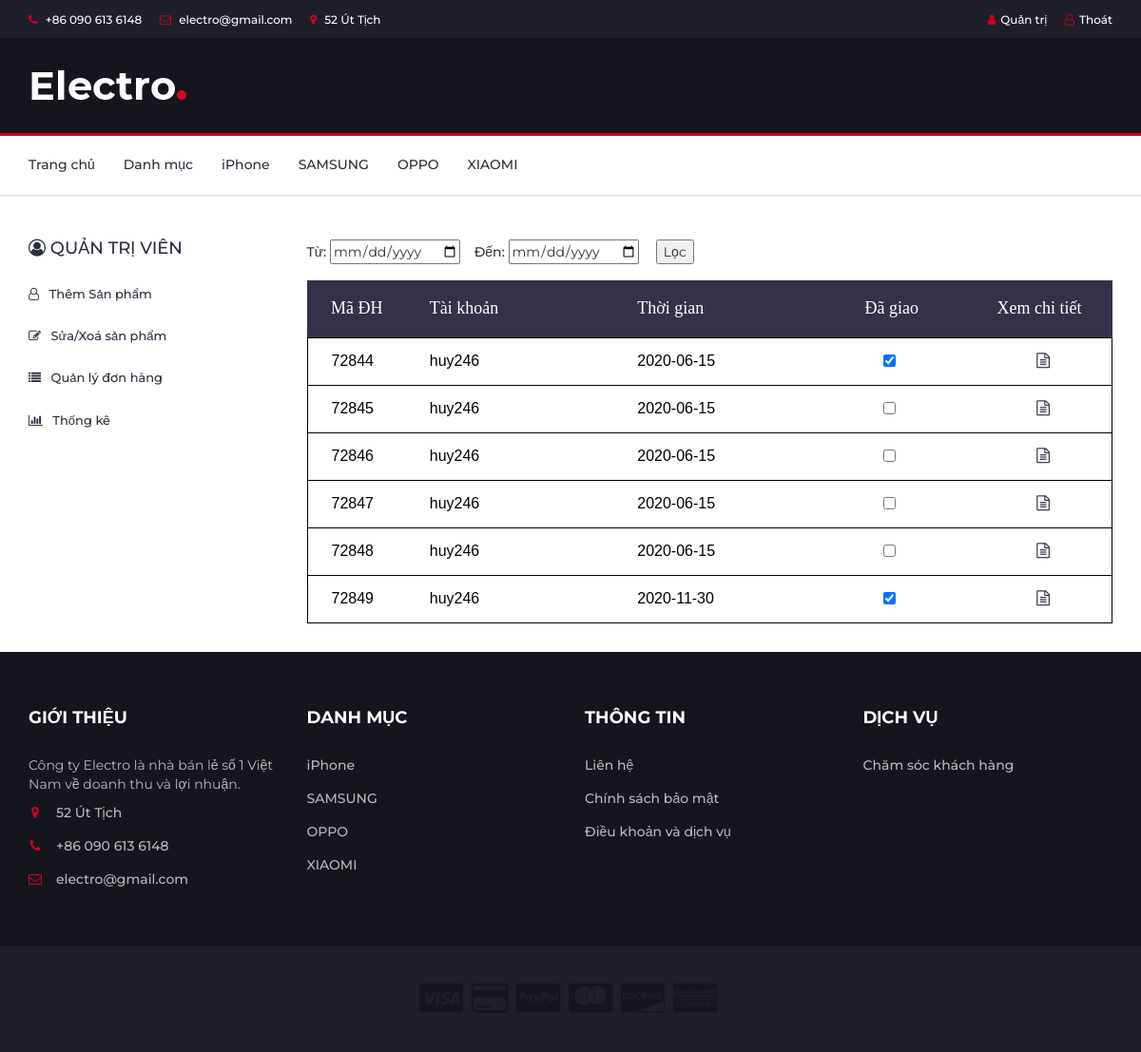
Screenshot of /Electro/admin_quanly.php with the database file from the repository.
### tables this page shows
CREATE TABLE `don_hang` (
  `id` int(5) NOT NULL,
  `cus_id` int(5) NOT NULL,
  `pro_id` int(5) NOT NULL,
  `ngay` date NOT NULL,
  `trang_thai` varchar(200) NOT NULL
);

CREATE TABLE `khach_hang` (
  `id` int(5) NOT NULL,
  `ho` varchar(50) NOT NULL,
  `ten` varchar(50) NOT NULL,
  `username` varchar(200) NOT NULL,
  `pass` varchar(200) NOT NULL,
  `email` varchar(200) NOT NULL,
  `dia_chi` varchar(1000) NOT NULL,
  `sdt` varchar(10) NOT NULL
);

### Electro/admin_quanly.php (the view, shortened to what this page needs)
<!DOCTYPE html>
<html lang="en">
<?php
    require('ConnectDB.php');
    $sql = sprintf("SELECT dh.id, kh.username, dh.ngay, dh.trang_thai
                    FROM don_hang dh, khach_hang kh
                    WHERE dh.cus_id = kh.id"
                    );
    $result = $conn->query($sql);
?>
<head>
    <link type="text/css" rel="stylesheet" href="css/bootstrap.min.css" />
    <link type="text/css" rel="stylesheet" href="css/slick.css" />
    <link type="text/css" rel="stylesheet" href="css/slick-theme.css" />
    <link type="text/css" rel="stylesheet" href="css/nouislider.min.css" />
    <link rel="stylesheet" href="css/font-awesome.min.css">
    <link type="text/css" rel="stylesheet" href="css/style.css" />
    <link type="text/css" rel="stylesheet" href="css/table1.css" />
</head>
<body>
    <header>
        <div id="top-header">
            <div class="container">
                <ul class="header-links pull-left">
                    <li><a href="#"><i class="fa fa-phone"></i> +86 090 613 6148</a></li>
                    <li><a href=""><i class="fa fa-envelope-o"></i> electro@gmail.com</a></li>
                    <li>
                        <a target="_blank" href="https://www.google.com/maps/place/52+%C3%9At+T%E1%BB%8Bch,+Ph%C6%B0%E1%BB%9Dng+4,+T%C3%A2n+B%C3%ACnh,+H%E1%BB%93+Ch%C3%AD+Minh,+Vi%E1%BB%87t+Nam/@10.7964026,106.6563014,17z/data=!3m1!4b1!4m5!3m4!1s0x3175293407251959:0x770179e0802a3f97!8m2!3d10.7964026!4d106.6584901"><i class="fa fa-map-marker"></i> 52 Út Tịch</a>
                    </li>
                </ul>
                <ul class="header-links pull-right">
                    <li id="tk"><a href="javascript:void(0);"><i class="fa fa-user"></i>Quản trị</a></li>
                    <li id="t"><a href="#" onclick="thoat()"><i class="fa fa-user-o"></i>Thoát</a>
                    </li>
                </ul>
            </div>
        </div>
        <div id="header">
            <div class="container">
                <div class="row">
                    <div class="col-md-3">
                        <div class="header-logo">
                            <a href="index.php" class="logo">
                                <img src="img/logo.png" alt="">
                            </a>
                        </div>
                    </div>
                </div>
            </div>
        </div>
    </header>
    <nav id="navigation">
        <div class="container">
            <div id="responsive-nav">
                <ul class="main-nav nav navbar-nav">
                    <li><a href="index.php">Trang chủ</a></li>
                    <li><a href="store_Search.php?phone_type=0&price_min=&price_max=&trang=1&btnSearch=0">Danh mục</a></li>
                    <li><a href="store_Search.php?phone_type=1&price_min=&price_max=&trang=1&btnSearch=0">iPhone</a></li>
                    <li><a href="store_Search.php?phone_type=2&price_min=&price_max=&trang=1&btnSearch=0">SAMSUNG</a></li>
                    <li><a href="store_Search.php?phone_type=3&price_min=&price_max=&trang=1&btnSearch=0">OPPO</a></li>
                    <li><a href="store_Search.php?phone_type=4&price_min=&price_max=&trang=1&btnSearch=0">XIAOMI</a></li>
                </ul>
            </div>
        </div>
    </nav>
    <div class="section">
        <div class="container">
            <div class="row">
                <div id="aside" class="col-md-3">
                    <div class="aside">
                        <h3 onclick="window.open('admin.php','_self')" class="aside-title"><a onclick="detail()"><i
                                    class="fa fa-user-circle-o" aria-hidden="true"></i> Quản trị viên</h3></a>
                            <div class="product-widget">
                                <h3 class="product-name">
                                    <a href="admin_themSP.php">
                                        <font size="2">
                                            <p id="list1"><i class="fa fa-user-o" aria-hidden="true"></i> &nbsp; Thêm Sản phẩm
                                            </p>
                                        </font>
                                    </a>
                                </h3>
                            </div>
                            <div class="product-widget">
                                <h3 class="product-name">
                                    <a href="admin_suaSP.php?trang=1">
                                        <font size="2">
                                            <p id="list1"><i class="fa fa-pencil-square-o" aria-hidden="true"></i> &nbsp; Sửa/Xoá sản phẩm
                                            </p>
                                        </font>
                                    </a>
                                </h3>
                            </div>
                            <div class="product-widget">
                                <h3 class="product-name">
                                    <a href="admin_quanly.php">
                                        <font size="2">
                                            <p id="list3"><i class="fa fa-list" aria-hidden="true"></i> &nbsp; Quản lý đơn hàng
                                            </p>
                                        </font>
                                    </a>
                                </h3>
                            </div>
                            <div class="product-widget">
                                <h3 class="product-name">
                                    <a href="admin_thongKe.php">
                                        <font size="2">
                                            <p id="list3"><i class="fa fa-bar-chart" aria-hidden="true"></i> &nbsp; Thống kê
                                            </p>
                                        </font>
                                    </a>
                                </h3>
                            </div>
                    </div>
                </div>
                <div id="store" class="col-md-9">
                    <div id="manage">
                        <div class="store-filter clearfix">
                            <form action="admin_quanly.php">
                                <label style="font-weight:500;">Từ:</label>
                                <input type="date" name="day_from" value="<?php if ( !empty(isset($_REQUEST['day_from'])) ) echo $_REQUEST['day_from']?>">
                                <span>&nbsp&nbsp</span>
                                <label style="font-weight:500;">Đến:</label>
                                <input type="date" name="day_to" value="<?php if ( !empty(isset($_REQUEST['day_to'])) ) echo $_REQUEST['day_to']?>">
                                <span>&nbsp&nbsp&nbsp</span>
                                <button type="submit" >Lọc</button>
                            </form>
                        </div>
                        <div class="limiter">
                            <div class="table100">
                                <table>
                                    <thead>
                                        <tr class="table100-head" style="font-family: sans-serif;font-size:medium;">
                                            <th class="column1" style="width:10px">Mã ĐH</th>
                                            <th class="column2" style="padding-left:10px;">Tài khoản</th>
                                            <th class="column3" style="width:110px">Thời gian</th>
                                            <th class="column4" style="width:10px">Đã giao</th>
                                            <th class="column5" style="padding-right: 32px;">Xem chi tiết</th>
                                        </tr>
                                    </thead>
                                    <tbody>
                                    <?php
                                        while($row = $result->fetch_assoc()){
                                    ?>
                                        <tr style="font-family: sans-serif;font-size:medium;border:1px solid black;">
                                            <td class="column1" style="width:10px;"><?=$row['id']?></td>
                                            <td class="column2" style="padding-left:10px;"><?=$row['username']?></td>
                                            <td class="column3" style="width:110px"><?=$row['ngay']?></td>
                                            <td class="column4" style="width:10px"><input type="checkbox" onchange="window.open('change_state.php?don_hang_id=<?=$row['id']?>','_self')" style="left: 0px;top: 0px;width: 61px;" <?php if($row['trang_thai'] == 'Đã giao') echo "checked"; else echo "unchecked";?>></td>
                                            <td class="column5" style="padding-right: 32px;">
                                                <a href="admin_chiTietDH.php?don_hang_id=<?=$row['id']?>">
                                                    <i style="padding-right: 33px" class="fa fa-file-text-o"></i>
                                                </a>
                                            </td>
                                        </tr>
                                    <?php
                                        }
                                    ?>
                                    </tbody>
                                </table>
                            </div>
                        </div>
                    </div>
                </div>
        </div>
    </div>
    </div>
    <footer id="footer">
        <div class="section">
            <div class="container">
                <div class="row">
                    <div class="col-md-3 col-xs-6">
                        <div class="footer">
                            <h3 class="footer-title">Giới thiệu</h3>
                            <p>Công ty Electro là nhà bán lẻ số 1 Việt Nam về doanh thu và lợi nhuận.</p>
                            <ul class="footer-links">
                                <li><a href="https://www.google.com/maps/place/52+%C3%9At+T%E1%BB%8Bch,+Ph%C6%B0%E1%BB%9Dng+4,+T%C3%A2n+B%C3%ACnh,+H%E1%BB%93+Ch%C3%AD+Minh,+Vi%E1%BB%87t+Nam/@10.7964026,106.6563014,17z/data=!3m1!4b1!4m5!3m4!1s0x3175293407251959:0x770179e0802a3f97!8m2!3d10.7964026!4d106.6584901"
                                        target="_blank"><i class="fa fa-map-marker"></i>52 Út Tịch</a></li>
                                <li><a href="javascript:void()"><i class="fa fa-phone"></i>+86 090 613 6148</a></li>
                                <li><a href="javascript:void()"><i class="fa fa-envelope-o"></i>electro@gmail.com</a>
                                </li>
                            </ul>
                        </div>
                    </div>
                    <div class="col-md-3 col-xs-6">
                        <div class="footer">
                            <h3 class="footer-title">Danh mục</h3>
                            <ul class="footer-links">
                                <li><a href="store_Search.php?otimkiem=&nut_tim_kiem=&phone_type=1&price_min=&price_max=&trang=1&btnSearch=0">iPhone</a></li>
                                <li><a href="store_Search.php?otimkiem=&nut_tim_kiem=&phone_type=2&price_min=&price_max=&trang=1&btnSearch=0">SAMSUNG</a></li>
                                <li><a href="store_Search.php?otimkiem=&nut_tim_kiem=&phone_type=3&price_min=&price_max=&trang=1&btnSearch=0">OPPO</a></li>
                                <li><a href="store_Search.php?otimkiem=&nut_tim_kiem=&phone_type=4&price_min=&price_max=&trang=1&btnSearch=0">XIAOMI</a></li>
                            </ul>
                        </div>
                    </div>
                    <div class="col-md-3 col-xs-6">
                        <div class="footer">
                            <h3 class="footer-title">Thông tin</h3>
                            <ul class="footer-links">
                                <li><a href="contact.html">Liên hệ</a></li>
                                <li><a href="privacypolicy.html">Chính sách bảo mật</a></li>
                                <li><a href="terms.html">Điều khoản và dịch vụ</a></li>
                            </ul>
                        </div>
                    </div>
                    <div class="col-md-3 col-xs-6">
                        <div class="footer">
                            <h3 class="footer-title">Dịch vụ</h3>
                            <ul class="footer-links">
                                <li><a href="contact.html">Chăm sóc khách hàng</a></li>
                            </ul>
                        </div>
                    </div>
                </div>
            </div>
        </div>
        <div id="bottom-footer" class="section">
            <div class="container">
                <div class="row">
                    <div class="col-md-12 text-center">
                        <ul class="footer-payments">
                            <li><a href="javascript:void()"><i class="fa fa-cc-visa"></i></a></li>
                            <li><a href="javascript:void()"><i class="fa fa-credit-card"></i></a></li>
                            <li><a href="javascript:void()"><i class="fa fa-cc-paypal"></i></a></li>
                            <li><a href="javascript:void()"><i class="fa fa-cc-mastercard"></i></a></li>
                            <li><a href="javascript:void()"><i class="fa fa-cc-discover"></i></a></li>
                            <li><a href="javascript:void()"><i class="fa fa-cc-amex"></i></a></li>
                        </ul>
                    </div>
                </div>
            </div>
        </div>
    </footer>
</body>
</html>

### rows the page displays
don_hang: id "72844", cus.username "huy246", ngay "2020-06-15", trang_thai "☑"
don_hang: id "72845", cus.username "huy246", ngay "2020-06-15"
don_hang: id "72846", cus.username "huy246", ngay "2020-06-15"
don_hang: id "72847", cus.username "huy246", ngay "2020-06-15"
don_hang: id "72848", cus.username "huy246", ngay "2020-06-15"
don_hang: id "72849", cus.username "huy246", ngay "2020-11-30", trang_thai "☑"
